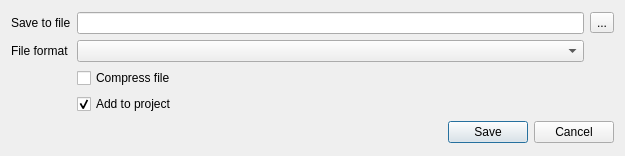
<?xml version="1.0" encoding="UTF-8"?>
<ui version="4.0">
 <class>CopyDocumentDialog</class>
 <widget class="QDialog" name="CopyDocumentDialog">
  <property name="geometry">
   <rect>
    <x>0</x>
    <y>0</y>
    <width>625</width>
    <height>156</height>
   </rect>
  </property>
  <property name="windowTitle">
   <string>Save a copy</string>
  </property>
  <property name="modal">
   <bool>true</bool>
  </property>
  <layout class="QVBoxLayout" name="verticalLayout">
   <item>
    <layout class="QGridLayout" name="gridLayout">
     <item row="1" column="0">
      <widget class="QLabel" name="label">
       <property name="text">
        <string>Save to file</string>
       </property>
      </widget>
     </item>
     <item row="2" column="0">
      <widget class="QLabel" name="label_2">
       <property name="text">
        <string>File format</string>
       </property>
      </widget>
     </item>
     <item row="1" column="2">
      <widget class="QLineEdit" name="fileNameEdit"/>
     </item>
     <item row="2" column="2">
      <widget class="QComboBox" name="formatCombo"/>
     </item>
     <item row="1" column="3">
      <widget class="QToolButton" name="browseButton">
       <property name="text">
        <string>...</string>
       </property>
      </widget>
     </item>
     <item row="4" column="2">
      <widget class="QCheckBox" name="addToProjCheck">
       <property name="text">
        <string>Add to project</string>
       </property>
       <property name="checked">
        <bool>true</bool>
       </property>
      </widget>
     </item>
     <item row="3" column="2">
      <widget class="QCheckBox" name="compressCheck">
       <property name="text">
        <string>Compress file</string>
       </property>
       <property name="checked">
        <bool>false</bool>
       </property>
      </widget>
     </item>
    </layout>
   </item>
   <item>
    <layout class="QHBoxLayout" name="horizontalLayout">
     <item>
      <spacer name="horizontalSpacer">
       <property name="orientation">
        <enum>Qt::Horizontal</enum>
       </property>
       <property name="sizeHint" stdset="0">
        <size>
         <width>40</width>
         <height>20</height>
        </size>
       </property>
      </spacer>
     </item>
     <item>
      <widget class="QPushButton" name="createButton">
       <property name="text">
        <string>Save</string>
       </property>
      </widget>
     </item>
     <item>
      <widget class="QPushButton" name="cancelButton">
       <property name="text">
        <string>Cancel</string>
       </property>
      </widget>
     </item>
    </layout>
   </item>
  </layout>
 </widget>
 <resources/>
 <connections>
  <connection>
   <sender>createButton</sender>
   <signal>clicked()</signal>
   <receiver>CopyDocumentDialog</receiver>
   <slot>accept()</slot>
   <hints>
    <hint type="sourcelabel">
     <x>222</x>
     <y>107</y>
    </hint>
    <hint type="destinationlabel">
     <x>176</x>
     <y>65</y>
    </hint>
   </hints>
  </connection>
  <connection>
   <sender>cancelButton</sender>
   <signal>clicked()</signal>
   <receiver>CopyDocumentDialog</receiver>
   <slot>reject()</slot>
   <hints>
    <hint type="sourcelabel">
     <x>305</x>
     <y>107</y>
    </hint>
    <hint type="destinationlabel">
     <x>176</x>
     <y>65</y>
    </hint>
   </hints>
  </connection>
 </connections>
</ui>
